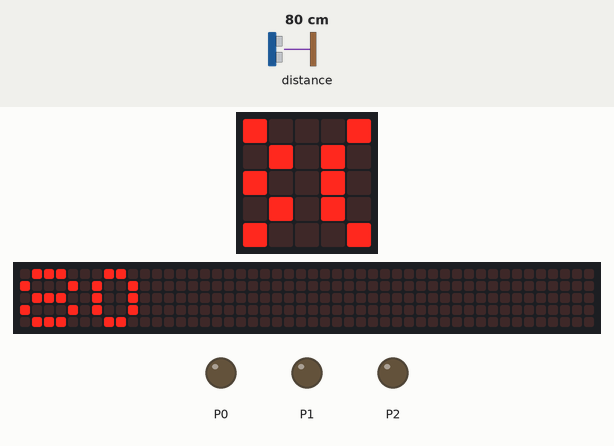
Simulated run of this program. Board: BBC micro:bit (MakeCode). Shown: the board's 5×5 LED display, a strip that is not on the board, showing the scrolling text unrolled, output pins drawn as LEDs (lit = HIGH). The inputs (shaded band) are chosen by the test bench; at power-on: distance to the obstacle 80 cm. The 48×5 strip is a reading aid, not a part: it shows the text the display is scrolling, unrolled, one strip-width of it at a time.

Above: at 1.28 s.
1.3 s: distance to the obstacle set to 2 cm
At 4.5 s:
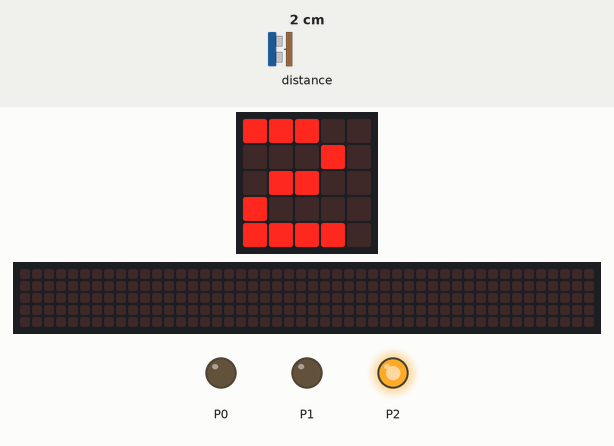
4.9 s: distance to the obstacle set to 18 cm
At 7.88 s:
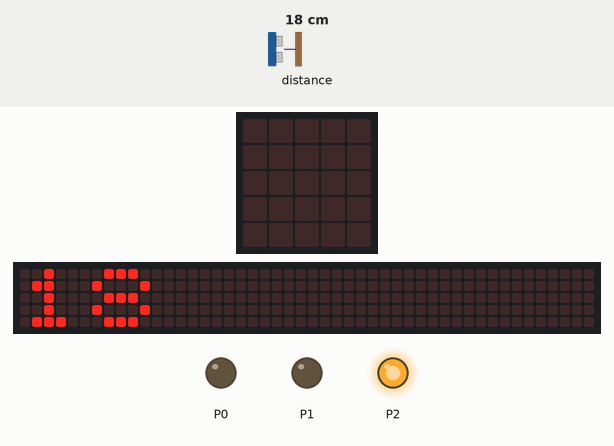
8.5 s: distance to the obstacle set to 35 cm
At 13.33 s:
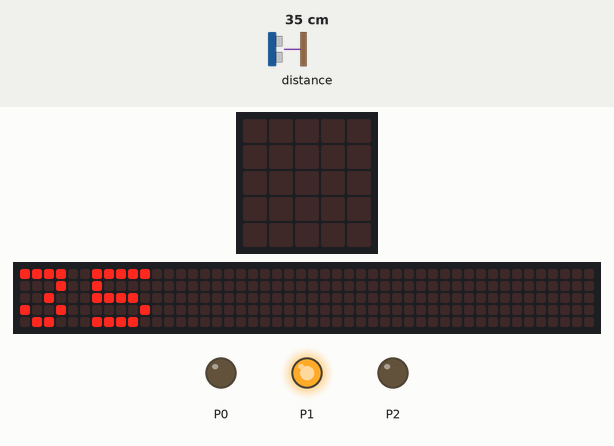
Timing chart, 0 to 15.0 s (numbered marks = the images above; inputs shaded):
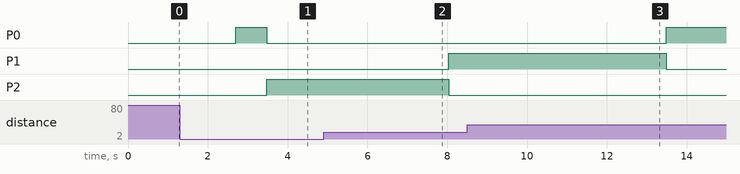

Measured:
- after the input at 1.3 s, P2: LOW → HIGH after 2.2 s
- after the input at 4.9 s, P1: LOW → HIGH after 3.1 s; P2: HIGH → LOW after 3.1 s; the display: first changes after 0.44 s (image 2 shows a later state)
- after the input at 8.5 s, P0: LOW → HIGH after 5.0 s; P1: HIGH → LOW after 5.0 s

The program:

main.ts
```typescript
let range = 0
basic.forever(function () {
    range = sonar.ping(
    DigitalPin.P8,
    DigitalPin.P16,
    PingUnit.Centimeters
    )
    basic.showNumber(range)
    if (range >= 20) {
        pins.digitalWritePin(DigitalPin.P0, 1)
        pins.digitalWritePin(DigitalPin.P1, 0)
        pins.digitalWritePin(DigitalPin.P2, 0)
    } else if (range < 20 && range >= 10) {
        pins.digitalWritePin(DigitalPin.P0, 0)
        pins.digitalWritePin(DigitalPin.P1, 1)
        pins.digitalWritePin(DigitalPin.P2, 0)
    } else {
        pins.digitalWritePin(DigitalPin.P0, 0)
        pins.digitalWritePin(DigitalPin.P1, 0)
        pins.digitalWritePin(DigitalPin.P2, 1)
        basic.pause(100)
    }
})
```

test.ts
```typescript
// テストはここに来ます。このパッケージが拡張機能として使用されるときにはコンパイルされません。
```
